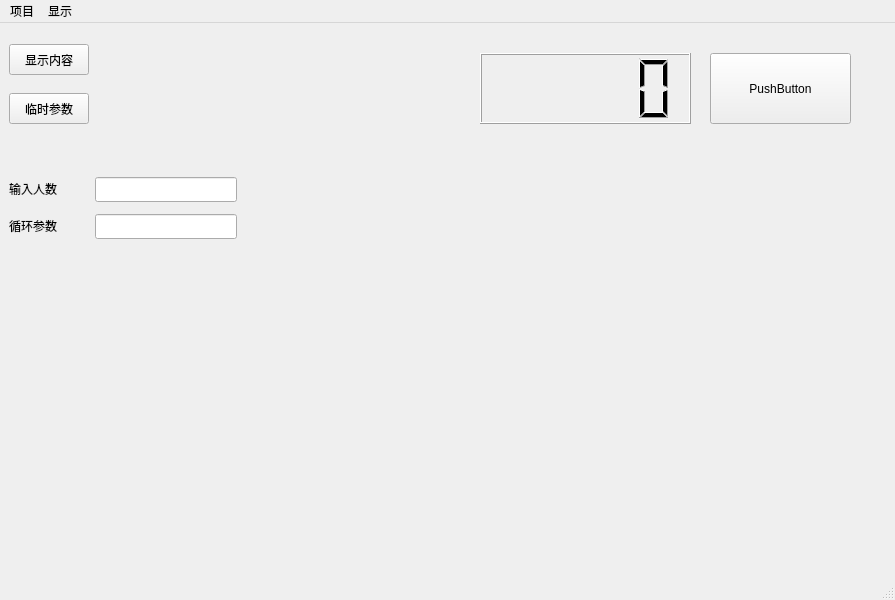
<?xml version="1.0" encoding="UTF-8"?>
<ui version="4.0">
 <class>MainWindow</class>
 <widget class="QMainWindow" name="MainWindow">
  <property name="geometry">
   <rect>
    <x>0</x>
    <y>0</y>
    <width>895</width>
    <height>600</height>
   </rect>
  </property>
  <property name="windowTitle">
   <string>MainWindow</string>
  </property>
  <widget class="QWidget" name="centralwidget">
   <widget class="QPushButton" name="pushButton">
    <property name="geometry">
     <rect>
      <x>9</x>
      <y>21</y>
      <width>80</width>
      <height>31</height>
     </rect>
    </property>
    <property name="text">
     <string>显示内容</string>
    </property>
    <property name="checkable">
     <bool>true</bool>
    </property>
    <property name="checked">
     <bool>false</bool>
    </property>
   </widget>
   <widget class="QLabel" name="label">
    <property name="geometry">
     <rect>
      <x>95</x>
      <y>21</y>
      <width>16</width>
      <height>17</height>
     </rect>
    </property>
    <property name="text">
     <string/>
    </property>
   </widget>
   <widget class="QPushButton" name="pushButton_2">
    <property name="geometry">
     <rect>
      <x>9</x>
      <y>70</y>
      <width>80</width>
      <height>31</height>
     </rect>
    </property>
    <property name="text">
     <string>临时参数</string>
    </property>
   </widget>
   <widget class="QLabel" name="label_2">
    <property name="geometry">
     <rect>
      <x>95</x>
      <y>70</y>
      <width>16</width>
      <height>17</height>
     </rect>
    </property>
    <property name="text">
     <string/>
    </property>
   </widget>
   <widget class="QLabel" name="label_3">
    <property name="geometry">
     <rect>
      <x>95</x>
      <y>131</y>
      <width>16</width>
      <height>17</height>
     </rect>
    </property>
    <property name="text">
     <string/>
    </property>
   </widget>
   <widget class="QLabel" name="label_4">
    <property name="geometry">
     <rect>
      <x>9</x>
      <y>154</y>
      <width>60</width>
      <height>23</height>
     </rect>
    </property>
    <property name="text">
     <string>输入人数</string>
    </property>
   </widget>
   <widget class="QLineEdit" name="lineEdit">
    <property name="geometry">
     <rect>
      <x>95</x>
      <y>154</y>
      <width>142</width>
      <height>25</height>
     </rect>
    </property>
   </widget>
   <widget class="QLabel" name="label_5">
    <property name="geometry">
     <rect>
      <x>9</x>
      <y>191</y>
      <width>60</width>
      <height>23</height>
     </rect>
    </property>
    <property name="text">
     <string>循环参数</string>
    </property>
   </widget>
   <widget class="QLineEdit" name="lineEdit_2">
    <property name="geometry">
     <rect>
      <x>95</x>
      <y>191</y>
      <width>142</width>
      <height>25</height>
     </rect>
    </property>
   </widget>
   <widget class="QPushButton" name="pushButton_3">
    <property name="geometry">
     <rect>
      <x>710</x>
      <y>30</y>
      <width>141</width>
      <height>71</height>
     </rect>
    </property>
    <property name="text">
     <string>PushButton</string>
    </property>
   </widget>
   <widget class="QLCDNumber" name="lcdNumber">
    <property name="geometry">
     <rect>
      <x>480</x>
      <y>30</y>
      <width>211</width>
      <height>71</height>
     </rect>
    </property>
   </widget>
  </widget>
  <widget class="QStatusBar" name="statusbar"/>
  <widget class="QMenuBar" name="menubar">
   <property name="geometry">
    <rect>
     <x>0</x>
     <y>0</y>
     <width>895</width>
     <height>28</height>
    </rect>
   </property>
   <widget class="QMenu" name="menu">
    <property name="title">
     <string>项目</string>
    </property>
    <addaction name="action_2"/>
   </widget>
   <widget class="QMenu" name="menu_2">
    <property name="title">
     <string>显示</string>
    </property>
    <addaction name="action"/>
   </widget>
   <addaction name="menu"/>
   <addaction name="menu_2"/>
  </widget>
  <action name="action">
   <property name="text">
    <string>案例一</string>
   </property>
  </action>
  <action name="action_2">
   <property name="text">
    <string>新建项目</string>
   </property>
  </action>
 </widget>
 <resources/>
 <connections/>
</ui>
